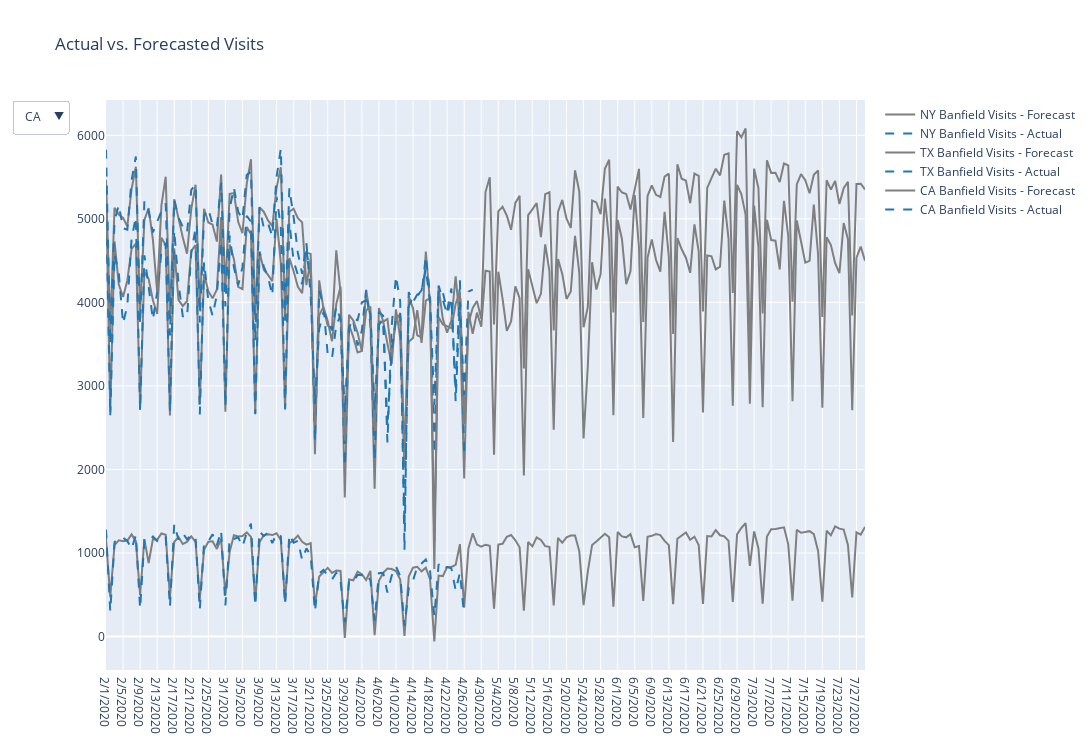

The cell this chart's notebook holds for it:
### Code cell
# Initialize figure
fig = go.Figure(  )

# Add Traces

fig.add_trace(
    go.Scatter(x=list(ny.date),
               y=list(ny.predictions),
               name="NY Banfield Visits - Forecast",
               line=dict(color="#7f7f7f")))

fig.add_trace(
    go.Scatter(x=list(ny.date),
               y=list(ny.ty_visits),
               name="NY Banfield Visits - Actual",
              # visible=False,
               line=dict(color="#1f77b4", dash="dash")))


fig.add_trace(
    go.Scatter(x=list(tx.date),
               y=list(tx.predictions),
               name="TX Banfield Visits - Forecast",
               line=dict(color="#7f7f7f")))

fig.add_trace(
    go.Scatter(x=list(tx.date),
               y=list(tx.ty_visits),
               name="TX Banfield Visits - Actual",
              # visible=False,
               line=dict(color="#1f77b4", dash="dash")))


fig.add_trace(
    go.Scatter(x=list(ca.date),
               y=list(ca.predictions),
               name="CA Banfield Visits - Forecast",
               line=dict(color="#7f7f7f")))

fig.add_trace(
    go.Scatter(x=list(ca.date),
               y=list(ca.ty_visits),
               name="CA Banfield Visits - Actual",
               #visible=False,
               line=dict(color="#1f77b4", dash="dash")))




# Add Annotations and Buttons
ny_annotations = [dict(x="2020-01-01",
                         y=ny.ty_visits,
                         xref="x", yref="y",
#                          text="NY Actual Visits:<br> %.3f" % ny.ty_visits,
#                          ax=0, ay=-40
                      ),
                    dict(x=ny.date,
                         y=ny.predictions,
                         xref="x", yref="y",
                   #      text="NY Forecast:<br> %.3f" % ny.date.max(),
                   #      ax=0, ay=-40
                        )]

tx_annotations = [dict(x="2020-01-01",
                         y=tx.ty_visits,
                         xref="x", yref="y",
                   #      text="TX Actual Visits:<br> %.3f" % tx.ty_visits,
                   #      ax=0, ay=-40
                      ),
                    dict(x=tx.date,
                         y=tx.predictions,
                         xref="x", yref="y",
#                          text="TX Forecast:<br> %.3f" % tx.date.max(),
#                          ax=0, ay=-40
                        )]
                       
                       
ca_annotations = [dict(x="2020-01-01",
                         y=ca.ty_visits,
                         xref="x", yref="y",
                  #       text="CA Actual Visits:<br> %.3f" % ca.ty_visits,
                 #        ax=0, ay=-40
                      ),
                    dict(x=ca.date,
                         y=ca.predictions,
                         xref="x", yref="y",
#                          text="CA Forecast:<br> %.3f" % ca.date.max(),
#                          ax=0, ay=-40
                        )]




fig.update_layout(
    updatemenus=[
        dict(
            active=0,
            buttons=list([
                dict(label="CA",
                     method="update",
                     args=[{"visible": [False,False,False,False, True,  True ]},
                           {"title": "CA Actual Visits vs. Forecast",
                            "annotations": ca_annotations}]),
                dict(label="NY",
                     method="update",
                     args=[{"visible": [True, True, False, False, False, False]},
                           {"title": "NY Actual Visits vs. Forecast",
                            "annotations": ny_annotations}]),
                dict(label="TX",
                     method="update",
                     args=[{"visible": [False, False, True, True, False, False]},
                           {"title": "TX Actual Visits vs. Forecast",
                            "annotations": tx_annotations}]),
               
            ]),
        )
    ])

# Set title
fig.update_layout(title_text="Actual vs. Forecasted Visits")
fig.update_layout(
    autosize=False,
    width=1500,
    height=750,
#     margin=dict(
#         l=50,
#         r=50,
#         b=100,
#         t=100,
#         pad=4
    )
fig.show()

### Figure 1 — Plotly figure (JSON) as saved in the notebook; plotly's stock layout.template omitted (floating-point values rounded to 4 significant figures; data arrays with more than 128 entries replaced by an {"elided": "..."} marker saying what was removed)
{"data": [{"line": {"color": "#7f7f7f"}, "name": "NY Banfield Visits - Forecast", "type": "scatter", "x": {"elided": "179 str values"}, "y": {"elided": "179 int values"}}, {"line": {"color": "#1f77b4", "dash": "dash"}, "name": "NY Banfield Visits - Actual", "type": "scatter", "x": {"elided": "179 str values"}, "y": {"elided": "179 int values"}}, {"line": {"color": "#7f7f7f"}, "name": "TX Banfield Visits - Forecast", "type": "scatter", "x": {"elided": "179 str values"}, "y": {"elided": "179 int values"}}, {"line": {"color": "#1f77b4", "dash": "dash"}, "name": "TX Banfield Visits - Actual", "type": "scatter", "x": {"elided": "179 str values"}, "y": {"elided": "179 int values"}}, {"line": {"color": "#7f7f7f"}, "name": "CA Banfield Visits - Forecast", "type": "scatter", "x": {"elided": "179 str values"}, "y": {"elided": "179 int values"}}, {"line": {"color": "#1f77b4", "dash": "dash"}, "name": "CA Banfield Visits - Actual", "type": "scatter", "x": {"elided": "179 str values"}, "y": {"elided": "179 int values"}}], "layout": {"autosize": false, "height": 750, "title": {"text": "Actual vs. Forecasted Visits"}, "updatemenus": [{"active": 0, "buttons": [{"args": [{"visible": [false, false, false, false, true, true]}, {"annotations": [{"x": "2020-01-01", "xref": "x", "y": {"elided": "179 int values"}, "yref": "y"}, {"x": {"elided": "179 str values"}, "xref": "x", "y": {"elided": "179 int values"}, "yref": "y"}], "title": "CA Actual Visits vs. Forecast"}], "label": "CA", "method": "update"}, {"args": [{"visible": [true, true, false, false, false, false]}, {"annotations": [{"x": "2020-01-01", "xref": "x", "y": {"elided": "179 int values"}, "yref": "y"}, {"x": {"elided": "179 str values"}, "xref": "x", "y": {"elided": "179 int values"}, "yref": "y"}], "title": "NY Actual Visits vs. Forecast"}], "label": "NY", "method": "update"}, {"args": [{"visible": [false, false, true, true, false, false]}, {"annotations": [{"x": "2020-01-01", "xref": "x", "y": {"elided": "179 int values"}, "yref": "y"}, {"x": {"elided": "179 str values"}, "xref": "x", "y": {"elided": "179 int values"}, "yref": "y"}], "title": "TX Actual Visits vs. Forecast"}], "label": "TX", "method": "update"}]}], "width": 1500}}
